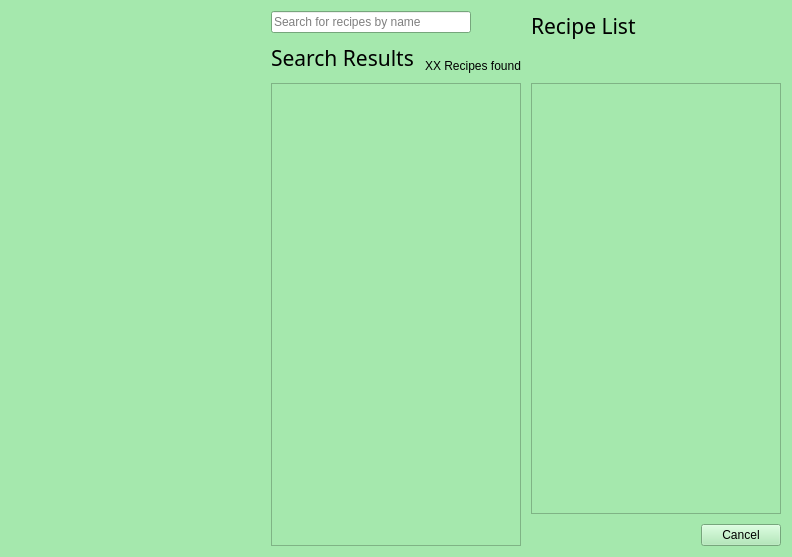
<?xml version="1.0" encoding="UTF-8"?>
<ui version="4.0">
 <class>Dialog</class>
 <widget class="QDialog" name="Dialog">
  <property name="geometry">
   <rect>
    <x>0</x>
    <y>0</y>
    <width>792</width>
    <height>557</height>
   </rect>
  </property>
  <property name="palette">
   <palette>
    <active>
     <colorrole role="WindowText">
      <brush brushstyle="SolidPattern">
       <color alpha="255">
        <red>0</red>
        <green>0</green>
        <blue>0</blue>
       </color>
      </brush>
     </colorrole>
     <colorrole role="Button">
      <brush brushstyle="SolidPattern">
       <color alpha="255">
        <red>165</red>
        <green>232</green>
        <blue>173</blue>
       </color>
      </brush>
     </colorrole>
     <colorrole role="Light">
      <brush brushstyle="SolidPattern">
       <color alpha="255">
        <red>255</red>
        <green>255</green>
        <blue>255</blue>
       </color>
      </brush>
     </colorrole>
     <colorrole role="Midlight">
      <brush brushstyle="SolidPattern">
       <color alpha="255">
        <red>210</red>
        <green>243</green>
        <blue>214</blue>
       </color>
      </brush>
     </colorrole>
     <colorrole role="Dark">
      <brush brushstyle="SolidPattern">
       <color alpha="255">
        <red>82</red>
        <green>116</green>
        <blue>86</blue>
       </color>
      </brush>
     </colorrole>
     <colorrole role="Mid">
      <brush brushstyle="SolidPattern">
       <color alpha="255">
        <red>110</red>
        <green>155</green>
        <blue>115</blue>
       </color>
      </brush>
     </colorrole>
     <colorrole role="Text">
      <brush brushstyle="SolidPattern">
       <color alpha="255">
        <red>0</red>
        <green>0</green>
        <blue>0</blue>
       </color>
      </brush>
     </colorrole>
     <colorrole role="BrightText">
      <brush brushstyle="SolidPattern">
       <color alpha="255">
        <red>255</red>
        <green>255</green>
        <blue>255</blue>
       </color>
      </brush>
     </colorrole>
     <colorrole role="ButtonText">
      <brush brushstyle="SolidPattern">
       <color alpha="255">
        <red>0</red>
        <green>0</green>
        <blue>0</blue>
       </color>
      </brush>
     </colorrole>
     <colorrole role="Base">
      <brush brushstyle="SolidPattern">
       <color alpha="255">
        <red>255</red>
        <green>255</green>
        <blue>255</blue>
       </color>
      </brush>
     </colorrole>
     <colorrole role="Window">
      <brush brushstyle="SolidPattern">
       <color alpha="255">
        <red>165</red>
        <green>232</green>
        <blue>173</blue>
       </color>
      </brush>
     </colorrole>
     <colorrole role="Shadow">
      <brush brushstyle="SolidPattern">
       <color alpha="255">
        <red>0</red>
        <green>0</green>
        <blue>0</blue>
       </color>
      </brush>
     </colorrole>
     <colorrole role="AlternateBase">
      <brush brushstyle="SolidPattern">
       <color alpha="255">
        <red>210</red>
        <green>243</green>
        <blue>214</blue>
       </color>
      </brush>
     </colorrole>
     <colorrole role="ToolTipBase">
      <brush brushstyle="SolidPattern">
       <color alpha="255">
        <red>255</red>
        <green>255</green>
        <blue>220</blue>
       </color>
      </brush>
     </colorrole>
     <colorrole role="ToolTipText">
      <brush brushstyle="SolidPattern">
       <color alpha="255">
        <red>0</red>
        <green>0</green>
        <blue>0</blue>
       </color>
      </brush>
     </colorrole>
    </active>
    <inactive>
     <colorrole role="WindowText">
      <brush brushstyle="SolidPattern">
       <color alpha="255">
        <red>0</red>
        <green>0</green>
        <blue>0</blue>
       </color>
      </brush>
     </colorrole>
     <colorrole role="Button">
      <brush brushstyle="SolidPattern">
       <color alpha="255">
        <red>165</red>
        <green>232</green>
        <blue>173</blue>
       </color>
      </brush>
     </colorrole>
     <colorrole role="Light">
      <brush brushstyle="SolidPattern">
       <color alpha="255">
        <red>255</red>
        <green>255</green>
        <blue>255</blue>
       </color>
      </brush>
     </colorrole>
     <colorrole role="Midlight">
      <brush brushstyle="SolidPattern">
       <color alpha="255">
        <red>210</red>
        <green>243</green>
        <blue>214</blue>
       </color>
      </brush>
     </colorrole>
     <colorrole role="Dark">
      <brush brushstyle="SolidPattern">
       <color alpha="255">
        <red>82</red>
        <green>116</green>
        <blue>86</blue>
       </color>
      </brush>
     </colorrole>
     <colorrole role="Mid">
      <brush brushstyle="SolidPattern">
       <color alpha="255">
        <red>110</red>
        <green>155</green>
        <blue>115</blue>
       </color>
      </brush>
     </colorrole>
     <colorrole role="Text">
      <brush brushstyle="SolidPattern">
       <color alpha="255">
        <red>0</red>
        <green>0</green>
        <blue>0</blue>
       </color>
      </brush>
     </colorrole>
     <colorrole role="BrightText">
      <brush brushstyle="SolidPattern">
       <color alpha="255">
        <red>255</red>
        <green>255</green>
        <blue>255</blue>
       </color>
      </brush>
     </colorrole>
     <colorrole role="ButtonText">
      <brush brushstyle="SolidPattern">
       <color alpha="255">
        <red>0</red>
        <green>0</green>
        <blue>0</blue>
       </color>
      </brush>
     </colorrole>
     <colorrole role="Base">
      <brush brushstyle="SolidPattern">
       <color alpha="255">
        <red>255</red>
        <green>255</green>
        <blue>255</blue>
       </color>
      </brush>
     </colorrole>
     <colorrole role="Window">
      <brush brushstyle="SolidPattern">
       <color alpha="255">
        <red>165</red>
        <green>232</green>
        <blue>173</blue>
       </color>
      </brush>
     </colorrole>
     <colorrole role="Shadow">
      <brush brushstyle="SolidPattern">
       <color alpha="255">
        <red>0</red>
        <green>0</green>
        <blue>0</blue>
       </color>
      </brush>
     </colorrole>
     <colorrole role="AlternateBase">
      <brush brushstyle="SolidPattern">
       <color alpha="255">
        <red>210</red>
        <green>243</green>
        <blue>214</blue>
       </color>
      </brush>
     </colorrole>
     <colorrole role="ToolTipBase">
      <brush brushstyle="SolidPattern">
       <color alpha="255">
        <red>255</red>
        <green>255</green>
        <blue>220</blue>
       </color>
      </brush>
     </colorrole>
     <colorrole role="ToolTipText">
      <brush brushstyle="SolidPattern">
       <color alpha="255">
        <red>0</red>
        <green>0</green>
        <blue>0</blue>
       </color>
      </brush>
     </colorrole>
    </inactive>
    <disabled>
     <colorrole role="WindowText">
      <brush brushstyle="SolidPattern">
       <color alpha="255">
        <red>82</red>
        <green>116</green>
        <blue>86</blue>
       </color>
      </brush>
     </colorrole>
     <colorrole role="Button">
      <brush brushstyle="SolidPattern">
       <color alpha="255">
        <red>165</red>
        <green>232</green>
        <blue>173</blue>
       </color>
      </brush>
     </colorrole>
     <colorrole role="Light">
      <brush brushstyle="SolidPattern">
       <color alpha="255">
        <red>255</red>
        <green>255</green>
        <blue>255</blue>
       </color>
      </brush>
     </colorrole>
     <colorrole role="Midlight">
      <brush brushstyle="SolidPattern">
       <color alpha="255">
        <red>210</red>
        <green>243</green>
        <blue>214</blue>
       </color>
      </brush>
     </colorrole>
     <colorrole role="Dark">
      <brush brushstyle="SolidPattern">
       <color alpha="255">
        <red>82</red>
        <green>116</green>
        <blue>86</blue>
       </color>
      </brush>
     </colorrole>
     <colorrole role="Mid">
      <brush brushstyle="SolidPattern">
       <color alpha="255">
        <red>110</red>
        <green>155</green>
        <blue>115</blue>
       </color>
      </brush>
     </colorrole>
     <colorrole role="Text">
      <brush brushstyle="SolidPattern">
       <color alpha="255">
        <red>82</red>
        <green>116</green>
        <blue>86</blue>
       </color>
      </brush>
     </colorrole>
     <colorrole role="BrightText">
      <brush brushstyle="SolidPattern">
       <color alpha="255">
        <red>255</red>
        <green>255</green>
        <blue>255</blue>
       </color>
      </brush>
     </colorrole>
     <colorrole role="ButtonText">
      <brush brushstyle="SolidPattern">
       <color alpha="255">
        <red>82</red>
        <green>116</green>
        <blue>86</blue>
       </color>
      </brush>
     </colorrole>
     <colorrole role="Base">
      <brush brushstyle="SolidPattern">
       <color alpha="255">
        <red>165</red>
        <green>232</green>
        <blue>173</blue>
       </color>
      </brush>
     </colorrole>
     <colorrole role="Window">
      <brush brushstyle="SolidPattern">
       <color alpha="255">
        <red>165</red>
        <green>232</green>
        <blue>173</blue>
       </color>
      </brush>
     </colorrole>
     <colorrole role="Shadow">
      <brush brushstyle="SolidPattern">
       <color alpha="255">
        <red>0</red>
        <green>0</green>
        <blue>0</blue>
       </color>
      </brush>
     </colorrole>
     <colorrole role="AlternateBase">
      <brush brushstyle="SolidPattern">
       <color alpha="255">
        <red>165</red>
        <green>232</green>
        <blue>173</blue>
       </color>
      </brush>
     </colorrole>
     <colorrole role="ToolTipBase">
      <brush brushstyle="SolidPattern">
       <color alpha="255">
        <red>255</red>
        <green>255</green>
        <blue>220</blue>
       </color>
      </brush>
     </colorrole>
     <colorrole role="ToolTipText">
      <brush brushstyle="SolidPattern">
       <color alpha="255">
        <red>0</red>
        <green>0</green>
        <blue>0</blue>
       </color>
      </brush>
     </colorrole>
    </disabled>
   </palette>
  </property>
  <property name="font">
   <font>
    <kerning>true</kerning>
   </font>
  </property>
  <property name="windowTitle">
   <string>Arugula Project - Edit User Recipe List</string>
  </property>
  <property name="windowIcon">
   <iconset>
    <normaloff>images/Arugula.svg</normaloff>images/Arugula.svg</iconset>
  </property>
  <property name="toolTip">
   <string>Create grocery list</string>
  </property>
  <layout class="QHBoxLayout" name="horizontalLayout_2">
   <property name="spacing">
    <number>10</number>
   </property>
   <item>
    <widget class="QWidget" name="wgtFilterSpace" native="true">
     <property name="minimumSize">
      <size>
       <width>250</width>
       <height>0</height>
      </size>
     </property>
    </widget>
   </item>
   <item>
    <layout class="QGridLayout" name="gridLayout">
     <item row="1" column="0">
      <widget class="QLabel" name="lblSearchResults">
       <property name="font">
        <font>
         <family>Budidaya</family>
         <pointsize>16</pointsize>
        </font>
       </property>
       <property name="text">
        <string>Search Results</string>
       </property>
      </widget>
     </item>
     <item row="1" column="1">
      <widget class="QLabel" name="lblNumResults">
       <property name="palette">
        <palette>
         <active>
          <colorrole role="WindowText">
           <brush brushstyle="SolidPattern">
            <color alpha="255">
             <red>0</red>
             <green>0</green>
             <blue>0</blue>
            </color>
           </brush>
          </colorrole>
          <colorrole role="Button">
           <brush brushstyle="SolidPattern">
            <color alpha="255">
             <red>165</red>
             <green>232</green>
             <blue>173</blue>
            </color>
           </brush>
          </colorrole>
          <colorrole role="Light">
           <brush brushstyle="SolidPattern">
            <color alpha="255">
             <red>255</red>
             <green>255</green>
             <blue>255</blue>
            </color>
           </brush>
          </colorrole>
          <colorrole role="Midlight">
           <brush brushstyle="SolidPattern">
            <color alpha="255">
             <red>210</red>
             <green>243</green>
             <blue>214</blue>
            </color>
           </brush>
          </colorrole>
          <colorrole role="Dark">
           <brush brushstyle="SolidPattern">
            <color alpha="255">
             <red>82</red>
             <green>116</green>
             <blue>86</blue>
            </color>
           </brush>
          </colorrole>
          <colorrole role="Mid">
           <brush brushstyle="SolidPattern">
            <color alpha="255">
             <red>110</red>
             <green>155</green>
             <blue>115</blue>
            </color>
           </brush>
          </colorrole>
          <colorrole role="Text">
           <brush brushstyle="SolidPattern">
            <color alpha="255">
             <red>0</red>
             <green>0</green>
             <blue>0</blue>
            </color>
           </brush>
          </colorrole>
          <colorrole role="BrightText">
           <brush brushstyle="SolidPattern">
            <color alpha="255">
             <red>255</red>
             <green>255</green>
             <blue>255</blue>
            </color>
           </brush>
          </colorrole>
          <colorrole role="ButtonText">
           <brush brushstyle="SolidPattern">
            <color alpha="255">
             <red>0</red>
             <green>0</green>
             <blue>0</blue>
            </color>
           </brush>
          </colorrole>
          <colorrole role="Base">
           <brush brushstyle="SolidPattern">
            <color alpha="255">
             <red>255</red>
             <green>255</green>
             <blue>255</blue>
            </color>
           </brush>
          </colorrole>
          <colorrole role="Window">
           <brush brushstyle="SolidPattern">
            <color alpha="255">
             <red>165</red>
             <green>232</green>
             <blue>173</blue>
            </color>
           </brush>
          </colorrole>
          <colorrole role="Shadow">
           <brush brushstyle="SolidPattern">
            <color alpha="255">
             <red>0</red>
             <green>0</green>
             <blue>0</blue>
            </color>
           </brush>
          </colorrole>
          <colorrole role="AlternateBase">
           <brush brushstyle="SolidPattern">
            <color alpha="255">
             <red>210</red>
             <green>243</green>
             <blue>214</blue>
            </color>
           </brush>
          </colorrole>
          <colorrole role="ToolTipBase">
           <brush brushstyle="SolidPattern">
            <color alpha="255">
             <red>255</red>
             <green>255</green>
             <blue>220</blue>
            </color>
           </brush>
          </colorrole>
          <colorrole role="ToolTipText">
           <brush brushstyle="SolidPattern">
            <color alpha="255">
             <red>0</red>
             <green>0</green>
             <blue>0</blue>
            </color>
           </brush>
          </colorrole>
         </active>
         <inactive>
          <colorrole role="WindowText">
           <brush brushstyle="SolidPattern">
            <color alpha="255">
             <red>0</red>
             <green>0</green>
             <blue>0</blue>
            </color>
           </brush>
          </colorrole>
          <colorrole role="Button">
           <brush brushstyle="SolidPattern">
            <color alpha="255">
             <red>165</red>
             <green>232</green>
             <blue>173</blue>
            </color>
           </brush>
          </colorrole>
          <colorrole role="Light">
           <brush brushstyle="SolidPattern">
            <color alpha="255">
             <red>255</red>
             <green>255</green>
             <blue>255</blue>
            </color>
           </brush>
          </colorrole>
          <colorrole role="Midlight">
           <brush brushstyle="SolidPattern">
            <color alpha="255">
             <red>210</red>
             <green>243</green>
             <blue>214</blue>
            </color>
           </brush>
          </colorrole>
          <colorrole role="Dark">
           <brush brushstyle="SolidPattern">
            <color alpha="255">
             <red>82</red>
             <green>116</green>
             <blue>86</blue>
            </color>
           </brush>
          </colorrole>
          <colorrole role="Mid">
           <brush brushstyle="SolidPattern">
            <color alpha="255">
             <red>110</red>
             <green>155</green>
             <blue>115</blue>
            </color>
           </brush>
          </colorrole>
          <colorrole role="Text">
           <brush brushstyle="SolidPattern">
            <color alpha="255">
             <red>0</red>
             <green>0</green>
             <blue>0</blue>
            </color>
           </brush>
          </colorrole>
          <colorrole role="BrightText">
           <brush brushstyle="SolidPattern">
            <color alpha="255">
             <red>255</red>
             <green>255</green>
             <blue>255</blue>
            </color>
           </brush>
          </colorrole>
          <colorrole role="ButtonText">
           <brush brushstyle="SolidPattern">
            <color alpha="255">
             <red>0</red>
             <green>0</green>
             <blue>0</blue>
            </color>
           </brush>
          </colorrole>
          <colorrole role="Base">
           <brush brushstyle="SolidPattern">
            <color alpha="255">
             <red>255</red>
             <green>255</green>
             <blue>255</blue>
            </color>
           </brush>
          </colorrole>
          <colorrole role="Window">
           <brush brushstyle="SolidPattern">
            <color alpha="255">
             <red>165</red>
             <green>232</green>
             <blue>173</blue>
            </color>
           </brush>
          </colorrole>
          <colorrole role="Shadow">
           <brush brushstyle="SolidPattern">
            <color alpha="255">
             <red>0</red>
             <green>0</green>
             <blue>0</blue>
            </color>
           </brush>
          </colorrole>
          <colorrole role="AlternateBase">
           <brush brushstyle="SolidPattern">
            <color alpha="255">
             <red>210</red>
             <green>243</green>
             <blue>214</blue>
            </color>
           </brush>
          </colorrole>
          <colorrole role="ToolTipBase">
           <brush brushstyle="SolidPattern">
            <color alpha="255">
             <red>255</red>
             <green>255</green>
             <blue>220</blue>
            </color>
           </brush>
          </colorrole>
          <colorrole role="ToolTipText">
           <brush brushstyle="SolidPattern">
            <color alpha="255">
             <red>0</red>
             <green>0</green>
             <blue>0</blue>
            </color>
           </brush>
          </colorrole>
         </inactive>
         <disabled>
          <colorrole role="WindowText">
           <brush brushstyle="SolidPattern">
            <color alpha="255">
             <red>82</red>
             <green>116</green>
             <blue>86</blue>
            </color>
           </brush>
          </colorrole>
          <colorrole role="Button">
           <brush brushstyle="SolidPattern">
            <color alpha="255">
             <red>165</red>
             <green>232</green>
             <blue>173</blue>
            </color>
           </brush>
          </colorrole>
          <colorrole role="Light">
           <brush brushstyle="SolidPattern">
            <color alpha="255">
             <red>255</red>
             <green>255</green>
             <blue>255</blue>
            </color>
           </brush>
          </colorrole>
          <colorrole role="Midlight">
           <brush brushstyle="SolidPattern">
            <color alpha="255">
             <red>210</red>
             <green>243</green>
             <blue>214</blue>
            </color>
           </brush>
          </colorrole>
          <colorrole role="Dark">
           <brush brushstyle="SolidPattern">
            <color alpha="255">
             <red>82</red>
             <green>116</green>
             <blue>86</blue>
            </color>
           </brush>
          </colorrole>
          <colorrole role="Mid">
           <brush brushstyle="SolidPattern">
            <color alpha="255">
             <red>110</red>
             <green>155</green>
             <blue>115</blue>
            </color>
           </brush>
          </colorrole>
          <colorrole role="Text">
           <brush brushstyle="SolidPattern">
            <color alpha="255">
             <red>82</red>
             <green>116</green>
             <blue>86</blue>
            </color>
           </brush>
          </colorrole>
          <colorrole role="BrightText">
           <brush brushstyle="SolidPattern">
            <color alpha="255">
             <red>255</red>
             <green>255</green>
             <blue>255</blue>
            </color>
           </brush>
          </colorrole>
          <colorrole role="ButtonText">
           <brush brushstyle="SolidPattern">
            <color alpha="255">
             <red>82</red>
             <green>116</green>
             <blue>86</blue>
            </color>
           </brush>
          </colorrole>
          <colorrole role="Base">
           <brush brushstyle="SolidPattern">
            <color alpha="255">
             <red>165</red>
             <green>232</green>
             <blue>173</blue>
            </color>
           </brush>
          </colorrole>
          <colorrole role="Window">
           <brush brushstyle="SolidPattern">
            <color alpha="255">
             <red>165</red>
             <green>232</green>
             <blue>173</blue>
            </color>
           </brush>
          </colorrole>
          <colorrole role="Shadow">
           <brush brushstyle="SolidPattern">
            <color alpha="255">
             <red>0</red>
             <green>0</green>
             <blue>0</blue>
            </color>
           </brush>
          </colorrole>
          <colorrole role="AlternateBase">
           <brush brushstyle="SolidPattern">
            <color alpha="255">
             <red>165</red>
             <green>232</green>
             <blue>173</blue>
            </color>
           </brush>
          </colorrole>
          <colorrole role="ToolTipBase">
           <brush brushstyle="SolidPattern">
            <color alpha="255">
             <red>255</red>
             <green>255</green>
             <blue>220</blue>
            </color>
           </brush>
          </colorrole>
          <colorrole role="ToolTipText">
           <brush brushstyle="SolidPattern">
            <color alpha="255">
             <red>0</red>
             <green>0</green>
             <blue>0</blue>
            </color>
           </brush>
          </colorrole>
         </disabled>
        </palette>
       </property>
       <property name="text">
        <string>XX Recipes found</string>
       </property>
       <property name="alignment">
        <set>Qt::AlignBottom|Qt::AlignRight|Qt::AlignTrailing</set>
       </property>
      </widget>
     </item>
     <item row="0" column="0" colspan="2">
      <layout class="QHBoxLayout" name="horizontalLayout">
       <item>
        <widget class="QLineEdit" name="lineNameSearch">
         <property name="placeholderText">
          <string>Search for recipes by name</string>
         </property>
         <property name="clearButtonEnabled">
          <bool>true</bool>
         </property>
        </widget>
       </item>
       <item>
        <widget class="QPushButton" name="btnSearch">
         <property name="text">
          <string/>
         </property>
         <property name="icon">
          <iconset>
           <normaloff>../images/magnifying-glass.svg</normaloff>../images/magnifying-glass.svg</iconset>
         </property>
         <property name="flat">
          <bool>true</bool>
         </property>
        </widget>
       </item>
      </layout>
     </item>
     <item row="2" column="0" colspan="2">
      <widget class="QScrollArea" name="scrollArea">
       <property name="minimumSize">
        <size>
         <width>250</width>
         <height>0</height>
        </size>
       </property>
       <property name="widgetResizable">
        <bool>true</bool>
       </property>
       <widget class="QWidget" name="scrollAreaWidgetContents_2">
        <property name="geometry">
         <rect>
          <x>0</x>
          <y>0</y>
          <width>248</width>
          <height>472</height>
         </rect>
        </property>
       </widget>
      </widget>
     </item>
    </layout>
   </item>
   <item>
    <layout class="QVBoxLayout" name="verticalLayout_3">
     <item>
      <widget class="QLabel" name="lblUserRecipeList">
       <property name="font">
        <font>
         <family>Budidaya</family>
         <pointsize>16</pointsize>
        </font>
       </property>
       <property name="text">
        <string>Recipe List</string>
       </property>
      </widget>
     </item>
     <item>
      <layout class="QHBoxLayout" name="horizontalLayout_4">
       <item>
        <widget class="QPushButton" name="lblCreateGroceryList">
         <property name="text">
          <string/>
         </property>
         <property name="icon">
          <iconset>
           <normaloff>../images/cart.svg</normaloff>../images/cart.svg</iconset>
         </property>
         <property name="iconSize">
          <size>
           <width>16</width>
           <height>16</height>
          </size>
         </property>
         <property name="flat">
          <bool>true</bool>
         </property>
        </widget>
       </item>
       <item>
        <widget class="QPushButton" name="lblSaveRecipeList">
         <property name="toolTip">
          <string>Save recipe list</string>
         </property>
         <property name="text">
          <string/>
         </property>
         <property name="icon">
          <iconset>
           <normaloff>../images/save.svg</normaloff>../images/save.svg</iconset>
         </property>
         <property name="iconSize">
          <size>
           <width>16</width>
           <height>16</height>
          </size>
         </property>
         <property name="flat">
          <bool>true</bool>
         </property>
        </widget>
       </item>
       <item>
        <widget class="QPushButton" name="lblClearRecipeList">
         <property name="toolTip">
          <string>Clear list</string>
         </property>
         <property name="text">
          <string/>
         </property>
         <property name="icon">
          <iconset>
           <normaloff>../images/clear.svg</normaloff>../images/clear.svg</iconset>
         </property>
         <property name="iconSize">
          <size>
           <width>16</width>
           <height>16</height>
          </size>
         </property>
         <property name="flat">
          <bool>true</bool>
         </property>
        </widget>
       </item>
      </layout>
     </item>
     <item>
      <widget class="QScrollArea" name="scrollUserRecipeList">
       <property name="minimumSize">
        <size>
         <width>250</width>
         <height>0</height>
        </size>
       </property>
       <property name="widgetResizable">
        <bool>true</bool>
       </property>
       <widget class="QWidget" name="scrollAreaWidgetContents">
        <property name="geometry">
         <rect>
          <x>0</x>
          <y>0</y>
          <width>248</width>
          <height>441</height>
         </rect>
        </property>
       </widget>
      </widget>
     </item>
     <item>
      <layout class="QHBoxLayout" name="horizontalLayout_5">
       <item>
        <spacer name="horizontalSpacer_3">
         <property name="orientation">
          <enum>Qt::Horizontal</enum>
         </property>
         <property name="sizeHint" stdset="0">
          <size>
           <width>128</width>
           <height>20</height>
          </size>
         </property>
        </spacer>
       </item>
       <item>
        <widget class="QPushButton" name="btnCancel">
         <property name="text">
          <string>Cancel</string>
         </property>
        </widget>
       </item>
      </layout>
     </item>
    </layout>
   </item>
  </layout>
 </widget>
 <resources/>
 <connections/>
</ui>
